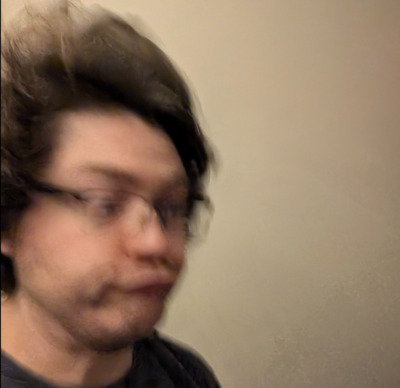
#> input picture assets/img/headshot.jpg, 400 x 388 px
$ python make-og.py
#> lines starting #> are read from the running program, lines starting #| are printed output that depends on the picture; after the words box and inside, x2 and y2 are one past the last pixel; in counts of white or black regions, pixels touching at a corner belong together
#!/usr/bin/env python3
"""Generate the 1200x630 social card in the site's XP-olive style.

Run from the repository root:  python3 scripts/make-og.py
"""
from pathlib import Path

from PIL import Image, ImageDraw, ImageFont

ROOT = Path(__file__).resolve().parent.parent
OUT = ROOT / "static" / "og.png"
HEADSHOT = ROOT / "assets" / "img" / "headshot.jpg"
FONT_BOLD = "/usr/share/fonts/liberation/LiberationSans-Bold.ttf"
FONT_REG = "/usr/share/fonts/liberation/LiberationSans-Regular.ttf"

W, H = 1200, 630
FACE = (236, 233, 216)
FRAME = (92, 116, 64)
FRAME_DARK = (47, 74, 34)
TEXT = (26, 26, 26)
MUTED = (74, 74, 58)
LINK = (31, 78, 121)


def vgrad(width, height, stops):
    """Vertical gradient from a list of (offset, rgb)."""
#> called with width = 1200, height = 630
    strip = Image.new("RGB", (1, height))
    px = strip.load()
    for y in range(height):
        t = y / max(height - 1, 1)
        for i in range(len(stops) - 1):
            o0, c0 = stops[i]
            o1, c1 = stops[i + 1]
            if o0 <= t <= o1:
                f = (t - o0) / (o1 - o0) if o1 > o0 else 0
                px[0, y] = tuple(round(a + (b - a) * f) for a, b in zip(c0, c1))
                break
        else:
            px[0, y] = stops[-1][1]
    return strip.resize((width, height), Image.Resampling.BILINEAR)


def top_rounded_mask(size, radius):
    w, h = size
    mask = Image.new("L", size, 0)
    d = ImageDraw.Draw(mask)
    d.rounded_rectangle((0, 0, w - 1, h - 1), radius=radius, fill=255)
    d.rectangle((0, h // 2, w, h), fill=255)
    return mask


def main():
    bg = vgrad(W, H, [(0, (195, 209, 174)), (0.5, (164, 183, 139)), (1, (95, 114, 68))])
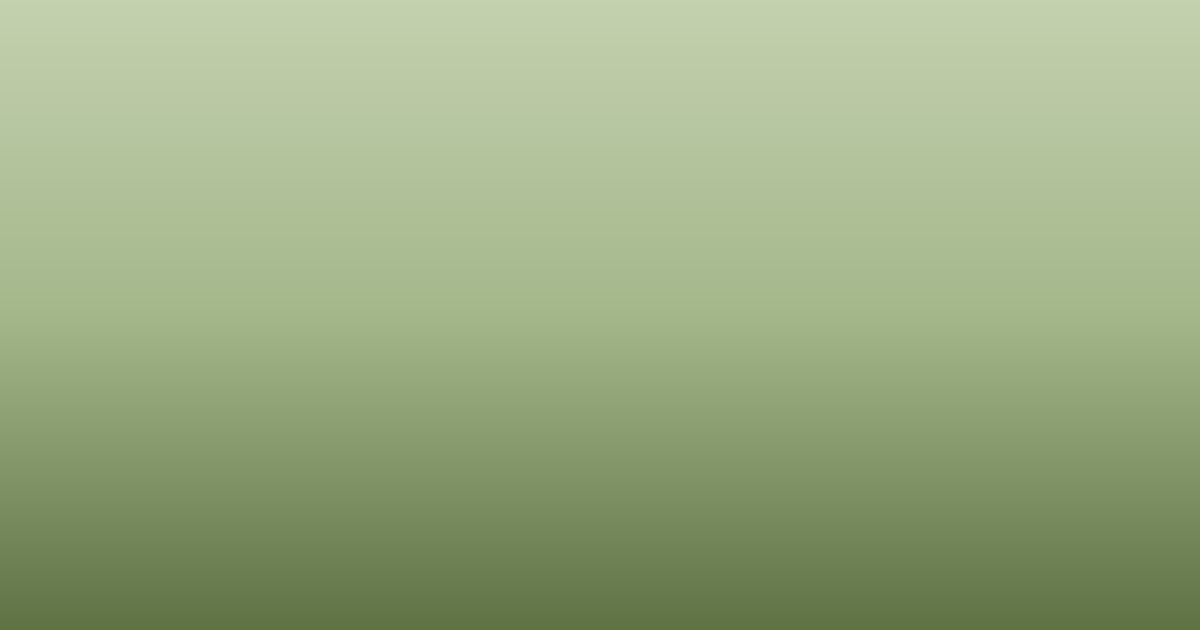
#> bg: PIL image 1200x630 RGB; mean R, G, B 154.5, 172.2, 130
    img = bg.convert("RGB")

    # Soft desktop highlight
    glow = Image.new("L", (W, H), 0)
#> glow: PIL image 1200x630 L; every value is 0
    ImageDraw.Draw(glow).ellipse((-260, 250, W + 260, H + 420), fill=60)
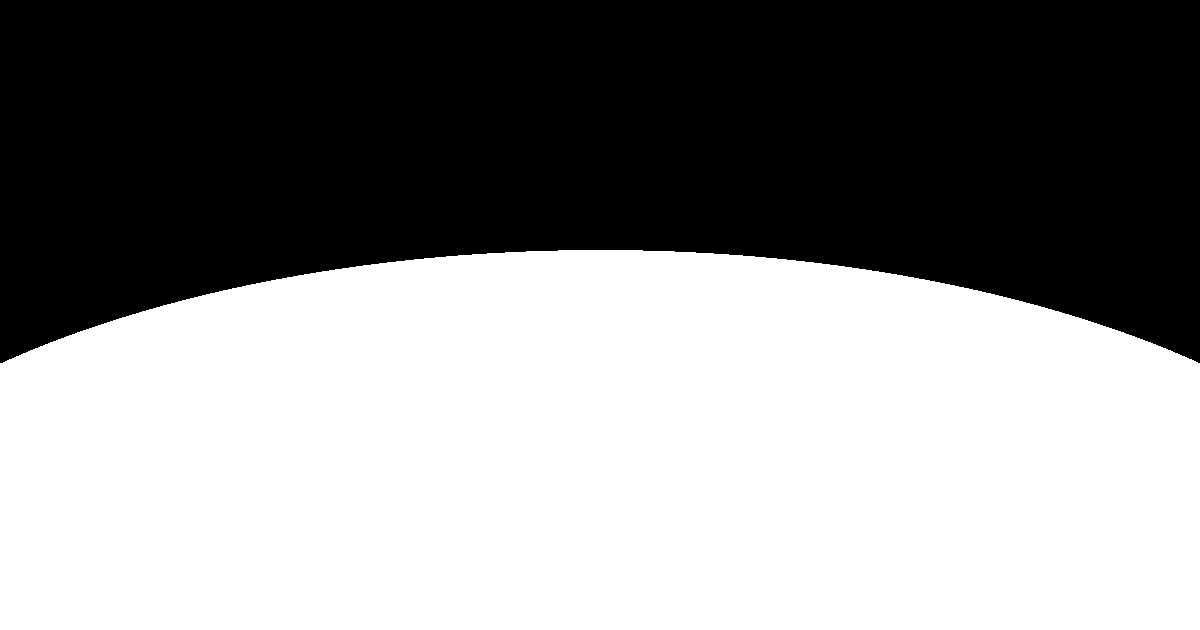
#> glow: PIL image 1200x630 L; values 0 (black) and 60 (white), 54.7% white; 1 black region, box (x1, y1, x2, y2) and area: (0, 0, 1200, 363) 342433
    img = Image.composite(Image.new("RGB", (W, H), (211, 221, 192)), img, glow.point(lambda v: int(v * 0.55)))

    d = ImageDraw.Draw(img)

    # Window
    wx, wy, ww, wh = 66, 54, 1068, 512
    d.rounded_rectangle((wx + 10, wy + 12, wx + ww + 10, wy + wh + 12), radius=16, fill=(52, 64, 36))
    d.rounded_rectangle((wx, wy, wx + ww, wy + wh), radius=16, fill=FRAME, outline=FRAME_DARK, width=3)
    inner = (wx + 5, wy + 5, wx + ww - 5, wy + wh - 5)
    d.rounded_rectangle(inner, radius=11, fill=FACE)

    # Title bar
    tb = 62
    titlebar = vgrad(ww - 10, tb, [
        (0, (163, 182, 129)), (0.09, (147, 168, 114)), (0.34, (111, 133, 80)),
        (0.52, (93, 114, 68)), (0.62, (85, 106, 62)), (1, (64, 84, 42)),
    ])
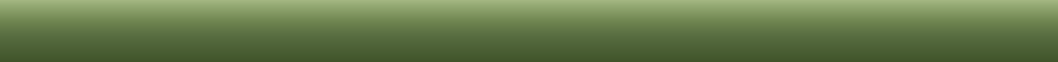
#> titlebar: PIL image 1058x62 RGB; mean R, G, B 101.9, 122.9, 75
    mask = top_rounded_mask((ww - 10, tb), 11)
#> in top_rounded_mask, `mask = Image.new("L", size, 0)`: mask: PIL image 1058x62 L; every value is 0
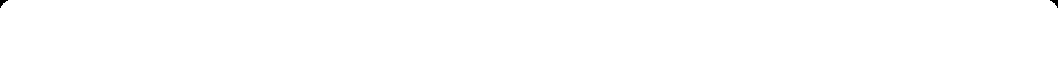
#> mask: PIL image 1058x62 L; 99.9% white; 2 black regions, box (x1, y1, x2, y2) and area: (0, 0, 8, 8) 29, (1050, 0, 1058, 8) 29
    img.paste(titlebar, (wx + 5, wy + 5), mask)
    d.rectangle((wx + 5, wy + 5 + tb, wx + ww - 5, wy + 5 + tb), fill=(47, 74, 34))

    # Title bar icon: tiny monitor
    ix, iy = wx + 26, wy + 24
    d.rounded_rectangle((ix, iy, ix + 30, iy + 22), radius=3, fill=FACE, outline=(79, 101, 54), width=2)
    d.rectangle((ix + 4, iy + 4, ix + 26, iy + 16), fill=(125, 144, 96))
    d.rectangle((ix + 12, iy + 24, ix + 18, iy + 28), fill=(185, 180, 161))
    d.rectangle((ix + 5, iy + 28, ix + 25, iy + 32), fill=FACE, outline=(107, 122, 85), width=1)

    f_title = ImageFont.truetype(FONT_BOLD, 24)
    d.text((wx + 74, wy + 24), "Alex Ferriroli - Software & Systems Engineer", font=f_title, fill=(255, 255, 255))

    # Task pane
    tx, ty, tw, th = wx + 26, wy + 92, 252, 380
    pane = vgrad(tw, th, [(0, (247, 245, 234)), (1, (233, 230, 214))])
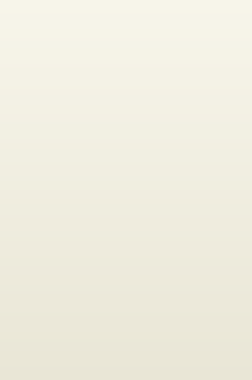
#> pane: PIL image 252x380 RGB; mean R, G, B 240, 237.5, 224
    img.paste(pane, (tx, ty))
    d.rectangle((tx, ty, tx + tw, ty + th), outline=(185, 180, 161), width=1)
    d.rectangle((tx, ty, tx + tw, ty + 34), fill=(95, 116, 68))
    d.text((tx + 12, ty + 8), "Places", font=ImageFont.truetype(FONT_BOLD, 15), fill=(255, 255, 255))

    f_nav = ImageFont.truetype(FONT_REG, 18)
    for i, label in enumerate(["CV", "About", "Contact", "GitHub"]):
        ny = ty + 54 + i * 34
        d.rectangle((tx + 16, ny + 4, tx + 30, ny + 18), fill=(231, 201, 119), outline=(138, 116, 52))
        d.text((tx + 42, ny), label, font=f_nav, fill=LINK)

    # Right hand content
    cx = tx + tw + 46
    f_h1 = ImageFont.truetype(FONT_BOLD, 56)
    f_role = ImageFont.truetype(FONT_REG, 26)
    f_body = ImageFont.truetype(FONT_REG, 20)
    d.text((cx, wy + 108), "Alex Ferriroli", font=f_h1, fill=TEXT)
    d.text((cx, wy + 180), "Software & Systems Engineer", font=f_role, fill=MUTED)
    d.text((cx, wy + 232), "alex@ferriroli.com", font=f_body, fill=LINK)
    d.text((cx, wy + 266), "London & South Norfolk", font=f_body, fill=MUTED)

    # Photo, album style
    phx, phy, phw = wx + ww - 246, wy + 112, 198
    head = Image.open(HEADSHOT).convert("RGB")
#> head is the input picture: PIL image 400x388 RGB; mean R, G, B 143.9, 119.2, 97.1
    phh = round(head.height * phw / head.width)
#> phh = 192
    head = head.resize((phw, phh), Image.Resampling.LANCZOS)
#> head: PIL image 198x192 RGB
    d.rectangle((phx - 8, phy - 8, phx + phw + 8, phy + phh + 30), fill=(255, 255, 255), outline=(138, 133, 115))
    img.paste(head, (phx, phy))
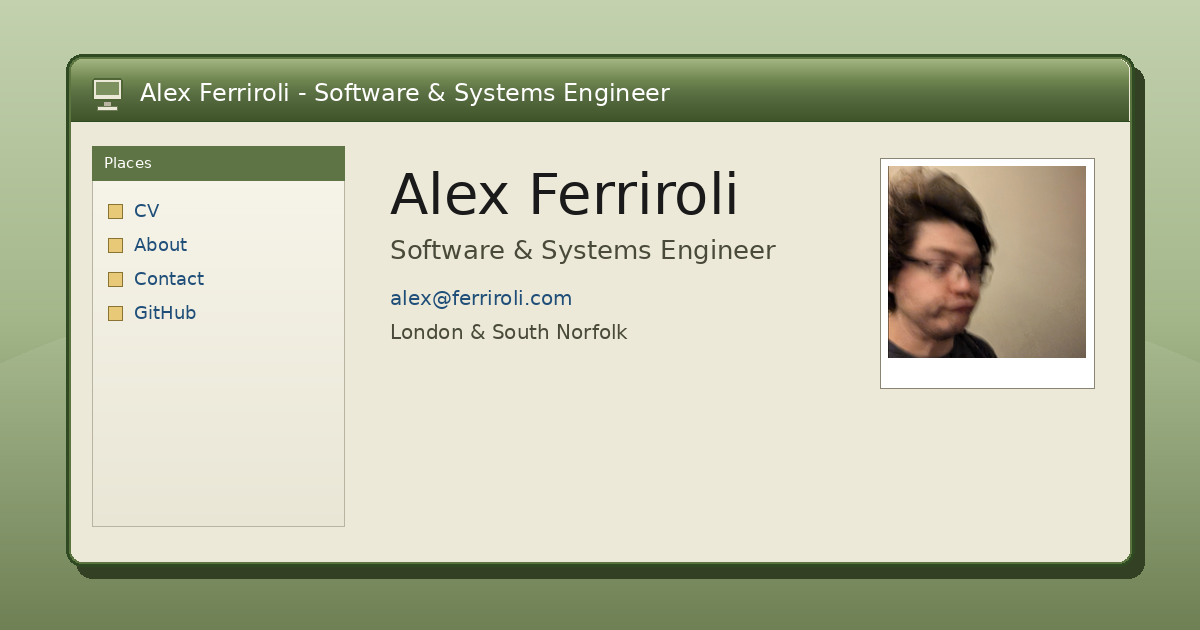
#> img: PIL image 1200x630 RGB; mean R, G, B 188.9, 193.2, 167.1
    d.text((phx + phw // 2, phy + phh + 8), "Alex Ferriroli", font=ImageFont.truetype(FONT_REG, 14), fill=MUTED, anchor="ma")

    # Status bar
    sy = wy + wh - 42
    d.line((wx + 12, sy, wx + ww - 12, sy), fill=(169, 164, 143))
    f_small = ImageFont.truetype(FONT_REG, 15)
    cells = ["alex@ferriroli.com", "London & South Norfolk", "github.com/gizmoguy100"]
    x = wx + 18
    for cell in cells:
        tw_cell = d.textlength(cell, font=f_small)
        d.rectangle((x, sy + 8, x + tw_cell + 16, sy + 32), fill=(242, 240, 228), outline=(185, 180, 161))
        d.text((x + 8, sy + 12), cell, font=f_small, fill=MUTED)
        x += tw_cell + 24
#> this loop made 3 passes
#> (tw_cell, x) on passes 1 to 3: (137.1, 245.1), (178.4, 447.5), (191.8, 663.3)
#> after the loop, x = 663.3

    img.save(OUT, optimize=True)
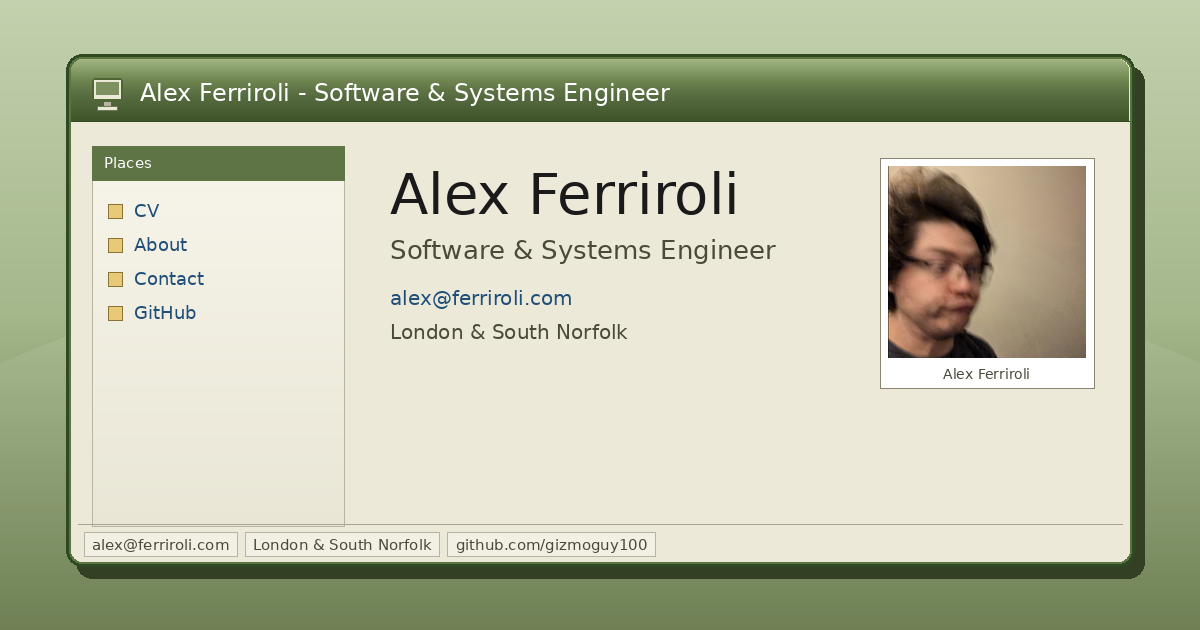
#> saved as og.png: PIL image 1200x630 RGB; mean R, G, B 188.4, 192.7, 166.7
#> (the run stopped early here; a loop or call above may not have finished)

$ run again, with assets/img/projects/cloud-wifi-camera/board-back.jpg copied over assets/img/headshot.jpg
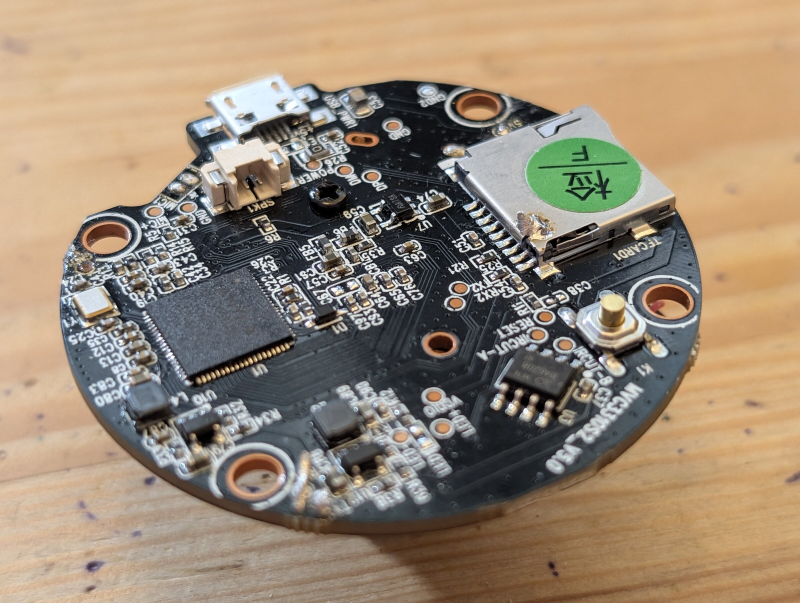
#> input picture assets/img/projects/cloud-wifi-camera/board-back.jpg, 2400 x 1807 px (shown at 1/3 size)
#> in main, head is the input picture: PIL image 2400x1807 RGB; mean R, G, B 153.5, 136.5, 116.5
#> head: PIL image 198x149 RGB
#> in main, `img.paste(head, (phx, phy))`:
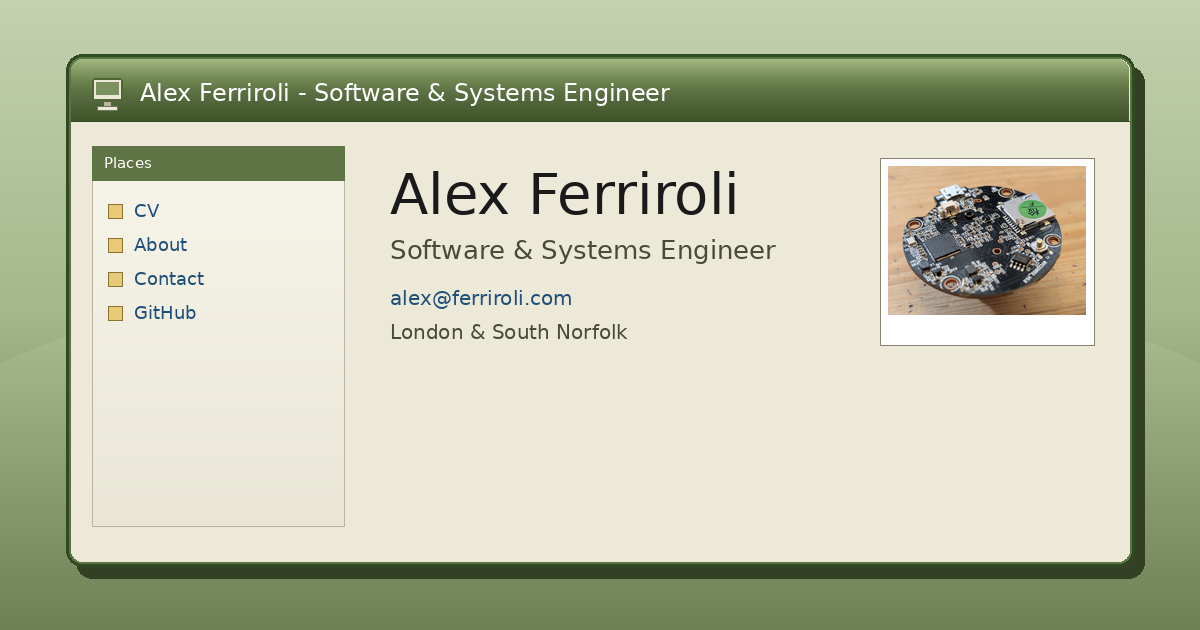
#> img: PIL image 1200x630 RGB; mean R, G, B 190.3, 195.1, 169.2
#> the loop in main, `for cell in cells:` made 3 passes
#> (tw_cell, x) on passes 1 to 3: (137.1, 245.1), (178.4, 447.5), (191.8, 663.3)
#> after the loop in main, `for cell in cells:`: x = 663.3
#> in main, `img.save(OUT, optimize=True)`:
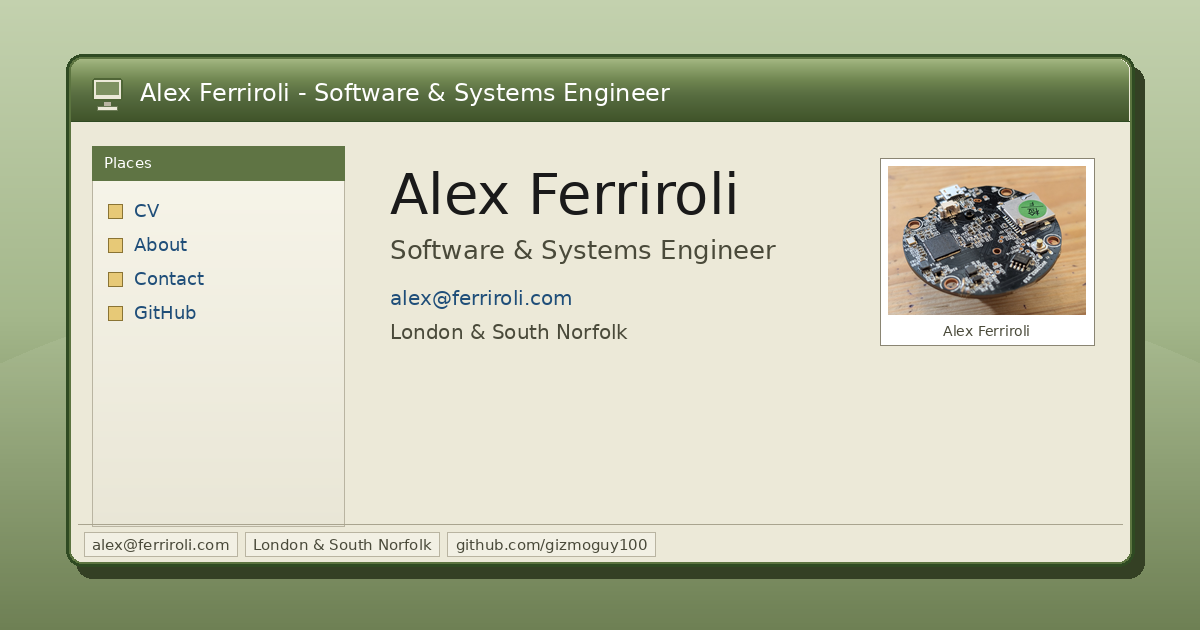
#> saved as og.png: PIL image 1200x630 RGB; mean R, G, B 189.8, 194.7, 168.8
